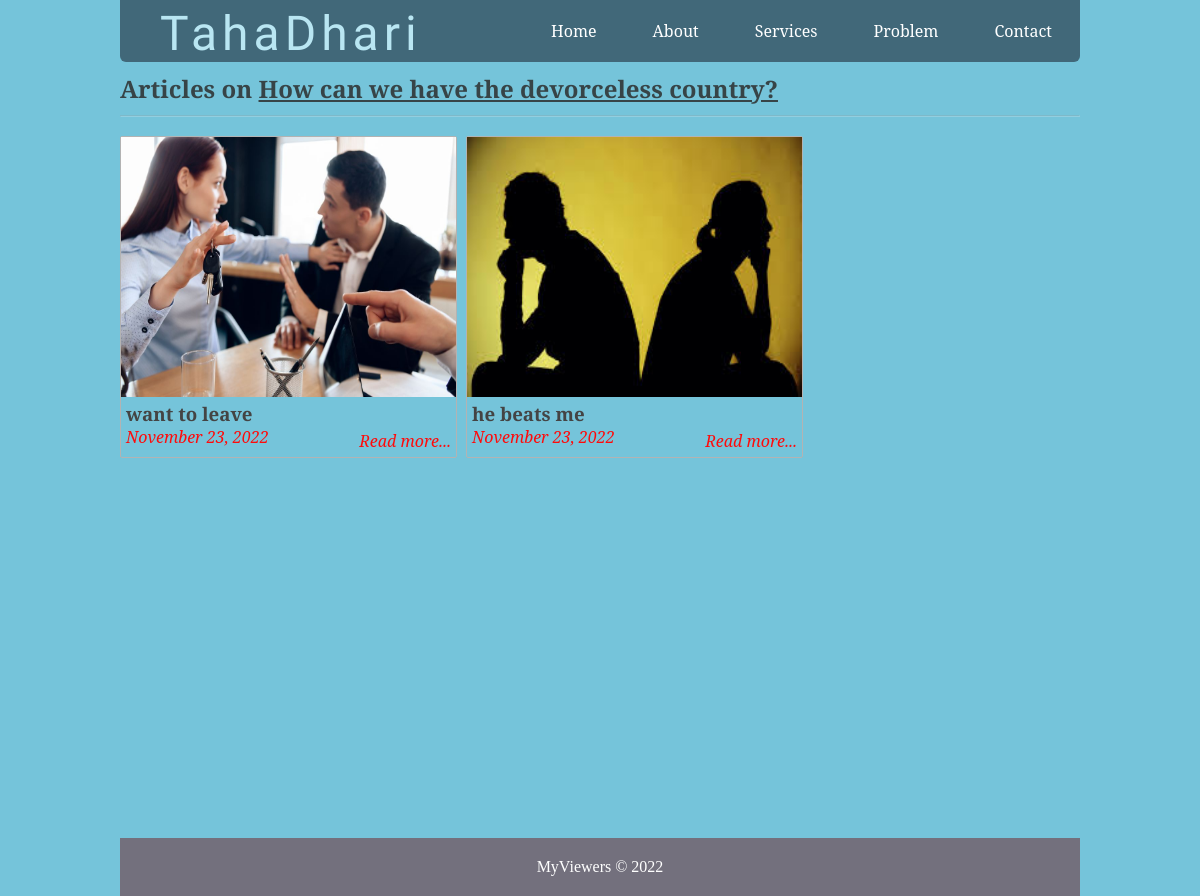
Page /filtered_problems.php?topic=1 on the committed database.
### tables this page shows
CREATE TABLE `topics` (
  `id` int(11) NOT NULL,
  `name` varchar(255) NOT NULL,
  `description` text NOT NULL
);

CREATE TABLE `problems` (
  `id` int(11) NOT NULL,
  `user_id` int(11) DEFAULT NULL,
  `title` varchar(255) NOT NULL,
  `views` int(11) NOT NULL DEFAULT 0,
  `image` varchar(255) NOT NULL,
  `description` text NOT NULL,
  `published` tinyint(1) NOT NULL,
  `created_at` timestamp NOT NULL DEFAULT current_timestamp() ON UPDATE current_timestamp(),
  `updated_at` timestamp NOT NULL DEFAULT '2022-11-18 21:02:00'
);

### includes/public_functions.php (called while the page is built, shortened)
<?php
function getProblemTopic($problem_id){
	global $conn;
	$sql = "SELECT * FROM topics WHERE id=
			(SELECT topic_id FROM problem_topic WHERE problem_id=$problem_id) LIMIT 1";
	$result = mysqli_query($conn, $sql);
	$topic = mysqli_fetch_assoc($result);
	return $topic;
}
function getPublishedProblemsByTopic($topic_id) {
	global $conn;
	$sql = "SELECT * FROM problems ps
			WHERE ps.id IN
			(SELECT pt.problem_id FROM problem_topic pt
				WHERE pt.topic_id=$topic_id GROUP BY pt.problem_id
				HAVING COUNT(1) = 1)";
	$result = mysqli_query($conn, $sql);
	$problems = mysqli_fetch_all($result, MYSQLI_ASSOC);
	$final_problems = array();
	foreach ($problems as $problem) {
		$problem['topic'] = getProblemTopic($problem['id']);
		array_push($final_problems, $problem);
	}
	return $final_problems;
}
function getTopicNameById($id)
{
	global $conn;
	$sql = "SELECT name FROM topics WHERE id=$id";
	$result = mysqli_query($conn, $sql);
	$topic = mysqli_fetch_assoc($result);
	return $topic['name'];
}
?>

### filtered_problems.php (the view, shortened to what this page needs)
<?php include('config.php'); ?>
<?php include('includes/public_functions.php'); ?>
<?php include('includes/head_section.php'); ?>
<?php
	if (isset($_GET['topic'])) {
		$topic_id = $_GET['topic'];
		$problems = getPublishedProblemsByTopic($topic_id);
	}
?>
</head>
<body>
<div class="container">
	<?php include( ROOT_PATH . '/includes/navbar.php'); ?>
<div class="content">
	<h2 class="content-title">
		Articles on <u><?php echo getTopicNameById($topic_id); ?></u>
	</h2>
	<hr>
	<?php foreach ($problems as $problem): ?>
		<div class="problem" style="margin-left: 0px;">
			<img src="<?php echo BASE_URL . '/static/images/' . $problem['image']; ?>" class="problem_image" alt="">
			<a href="single_problem.php?problem-description=<?php echo $problem['description']; ?>">
				<div class="problem_info">
					<h3><?php echo $problem['title'] ?></h3>
					<div class="info">
						<span><?php echo date("F j, Y ", strtotime($problem["created_at"])); ?></span>
						<span class="read_more">Read more...</span>
					</div>
				</div>
			</a>
		</div>
	<?php endforeach ?>
</div>
</div>
	<?php include( ROOT_PATH . '/includes/footer.php'); ?>

### includes/head_section.php (shortened to what this page needs)
<!DOCTYPE html>
<html>
<head>
	<link rel="stylesheet" href="static/css/public_styling.css">

### includes/navbar.php
<div class="navbar">
	<div class="logo_div">
		<a href="index.php"><h1>TahaDhari</h1></a>
	</div>
	<ul>
	  <li><a class="active" href="index.php">Home</a></li>
	  <li><a href="#about">About</a></li>
	  <li><a href="#service">Services</a></li>
	  <li><a href="admin/problems.php">Problem</a></li>
	  <li><a href="#contact">Contact</a></li>
	</ul>
</div>

### includes/footer.php (shortened to what this page needs)
		<div class="footer">
			<p>MyViewers &copy; <?php echo date('Y'); ?></p>
		</div>
</body>
</html>

### static/css/public_styling.css (style rules this page uses)
* { margin: 0px; padding: 0px; }
html { height: 100%; box-sizing: border-box; }
body { position: relative; margin: 0; padding-bottom: 6rem; min-height: 100%; background-color: rgb(117, 196, 218); }
h1, h2, h3, h4, h5, h6 { color: #444; font-family: 'Averia Serif Libre', cursive; }
a { text-decoration: none; }
ul, ol { margin-left: 40px; }
hr { margin: 10px 0px; opacity: .25; }
.container { width: 80%; margin: 0px auto; }
.navbar { margin: 0 auto; overflow: hidden; background-color: #416879; border-radius: 0px 0px 6px 6px; }
.navbar ul { list-style-type: none; float: right; }
.navbar ul li { float: left; font-family: 'Noto Serif', serif; }
.navbar ul li a { display: block; color: white; text-align: center; padding: 20px 28px; text-decoration: none; }
.navbar .logo_div { float: left; padding-top: 5px; padding-left: 40px; }
.navbar .logo_div h1 { color: #B9E6F2; font-size: 3em; letter-spacing: 5px; font-weight: 100; font-family: 'Tangerine', cursive; }
.footer { position: absolute; right: 0; bottom: 0; left: 0; color: white; background-color: #73707D; text-align: center; width: 80%; margin: 20px auto 0px; padding: 20px 0px; }
.content { margin: 5px auto; border-radius: 5px; min-height: 400px; }
.content:after { content: ""; display: block; clear: both; }
.content .content-title { margin: 10px 0px; color: #374447; font-family: 'Averia Serif Libre', cursive; }
.content .problem { width: 335px; margin: 9px; min-height: 320px; float: left; border-radius: 2px; border: 1px solid #b3b3b3; position: relative; }
.content .problem .problem_image { height: 260px; width: 100%; background-size: 100%; }
.content .problem .problem_image { width: 100%; height: 260px; }
.content .problem .problem_info { height: 100%; padding: 0px 5px; font-weight: 200; font-family: 'Noto Serif', serif; }
.content .problem .problem_info { color: #222; }
.content .problem .problem_info span { color: #ff0a0a; font-style: italic; }
.content .problem .problem_info span.read_more { position: absolute; right: 5px; bottom: 5px; }

### rows in the picture
topics: name "How can we have the devorceless country?"
problems: image (picture), title "want to leave", created_at "November 23, 2022"
problems: image (picture), title "he beats me", created_at "November 23, 2022"
